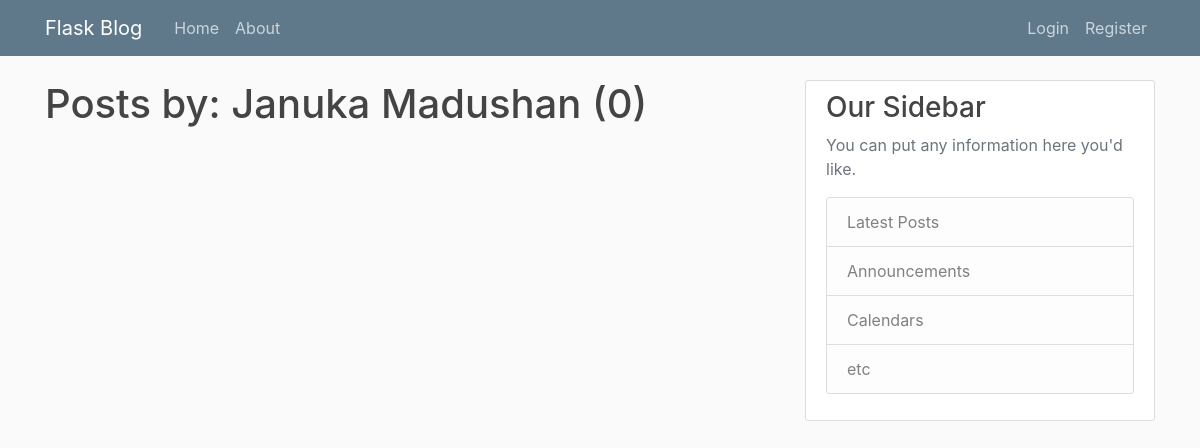
/user/Januka Madushan, run on an earlier commit of the app's database.
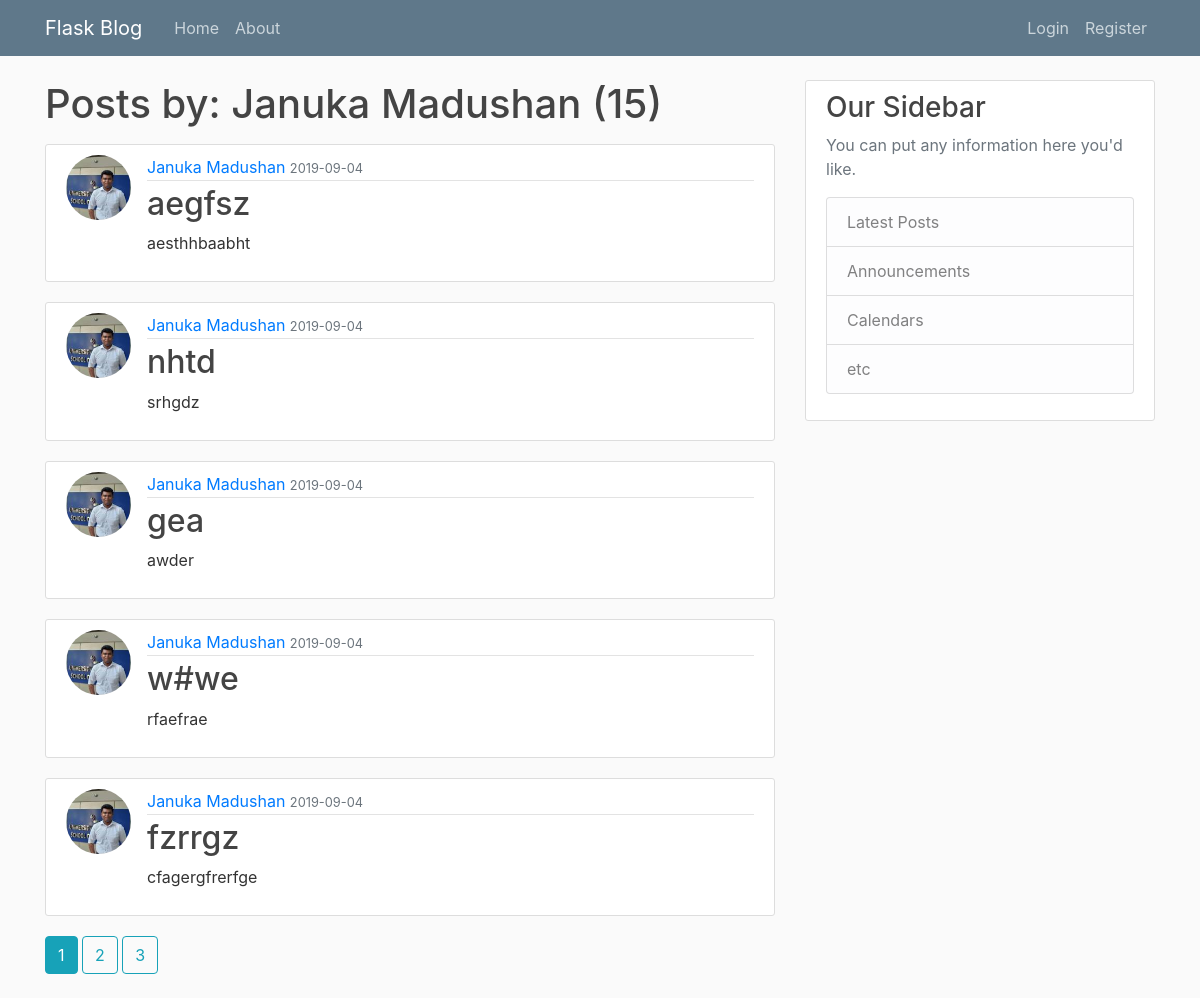
And on a later commit of the database.
### app/models.py (models this page shows, shortened)
class Post(db.Model):
    id = db.Column(db.Integer, primary_key=True)
    title = db.Column(db.String(100), nullable=False)
    date_posted = db.Column(db.DateTime, nullable=False, default=datetime.utcnow)
    content = db.Column(db.Text, nullable=False)
    user_id = db.Column(db.Integer, db.ForeignKey('user.id'), nullable=False)

class User(db.Model, UserMixin):
    id = db.Column(db.Integer, primary_key=True)
    username = db.Column(db.String(20), unique=True, nullable=False)
    email = db.Column(db.String(120), unique=True, nullable=False)
    image_file = db.Column(db.String(20), nullable=False, default='default.jpg')
    password = db.Column(db.String(60), nullable=False)
    posts = db.relationship('Post', backref='author', lazy=True)

### app/routes.py (the view)
@app.route('/user/<string:username>')
def user_posts(username):
    page = request.args.get('page',1, type=int)
    user = User.query.filter_by(username=username).first_or_404()
    posts = Post.query.filter_by(author=user)\
        .order_by(Post.date_posted.desc())\
        .paginate(page=page, per_page=5)
    return render_template("user_posts.html", posts=posts, user=user)

### app/templates/user_posts.html
{% extends "layout.html" %}
{% block content %}
    <h1 class="mb-3">Posts by: {{ user.username }} ({{ posts.total }})</h1>
    {% for post in posts.items %}
        <article class="media content-section">
            <img class="rounded-circle article-img" src="{{ url_for('static', filename='images/'+ post.author.image_file)}}">
            <div class="media-body">
                <div class="article-metadata">
                    <a claa="mr-2" href="{{ url_for('user_posts', username=post.author.username) }}">{{ post.author.username }}</a>
                    <small class="text-muted">{{ post.date_posted.strftime('%Y-%m-%d') }}</small>
                </div>
                <h2><a class="article-title" href="{{ url_for('post',post_id=post.id)}}">{{ post.title }}</a></h2>
                <p class="article-content">{{ post.content }}</p>
            </div>
        </article>
    {% endfor %}
    {% for page_num in posts.iter_pages(left_edge=1, right_edge=1, left_current=1, right_current=2) %}
        {% if page_num %}
            {% if posts.page == page_num %}
            <a class="btn btn-info mb-4" href="{{ url_for('user_posts', username=user.username, page=page_num) }}">{{  page_num  }}</a>
            {% else %}
            <a class="btn btn-outline-info mb-4" href="{{ url_for('user_posts', username=user.username, page=page_num) }}">{{  page_num  }}</a>
            {% endif %}
        {% else %}
            ...
        {% endif %}
    {% endfor %}
{% endblock content %}

What changed in the data, as far as the page shows it:
added Post: image_file (picture), author.username "Januka Madushan", date_posted "2019-09-04", title "aegfsz", content "aesthhbaabht"
added Post: image_file (picture), author.username "Januka Madushan", date_posted "2019-09-04", title "nhtd", content "srhgdz"
added Post: image_file (picture), author.username "Januka Madushan", date_posted "2019-09-04", title "gea", content "awder"
added Post: image_file (picture), author.username "Januka Madushan", date_posted "2019-09-04", title "w#we", content "rfaefrae"
added Post: image_file (picture), author.username "Januka Madushan", date_posted "2019-09-04", title "fzrrgz", content "cfagergfrerfge"
Also different on the page:
{{ posts.total }}: "0" → "15"
new list line: "1"
new list line: "2"
new list line: "3"
